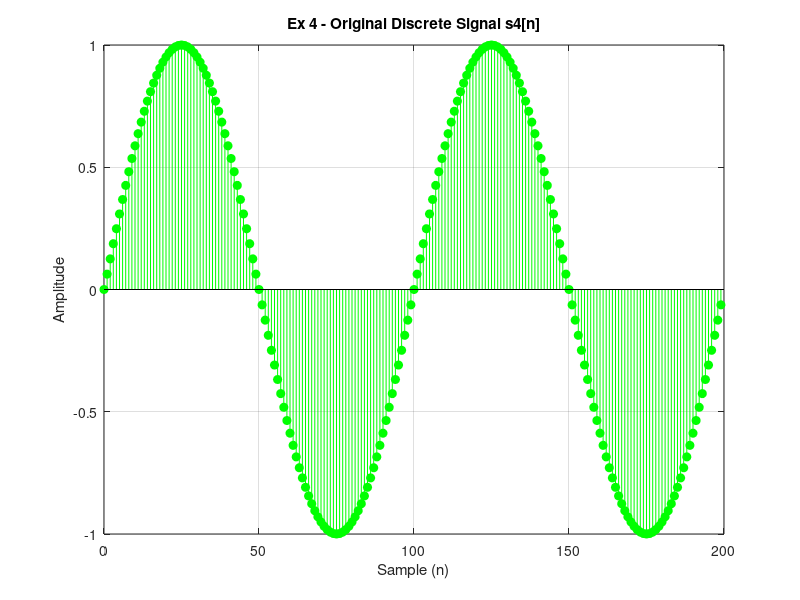
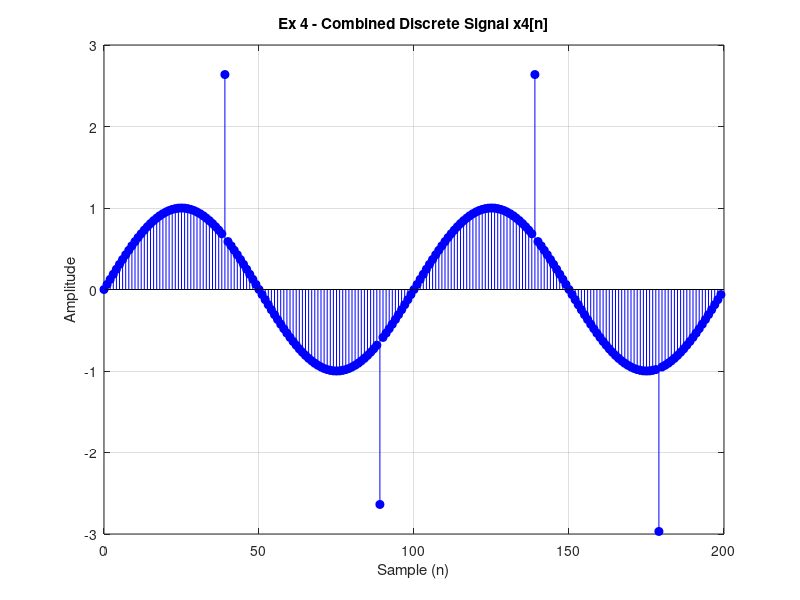
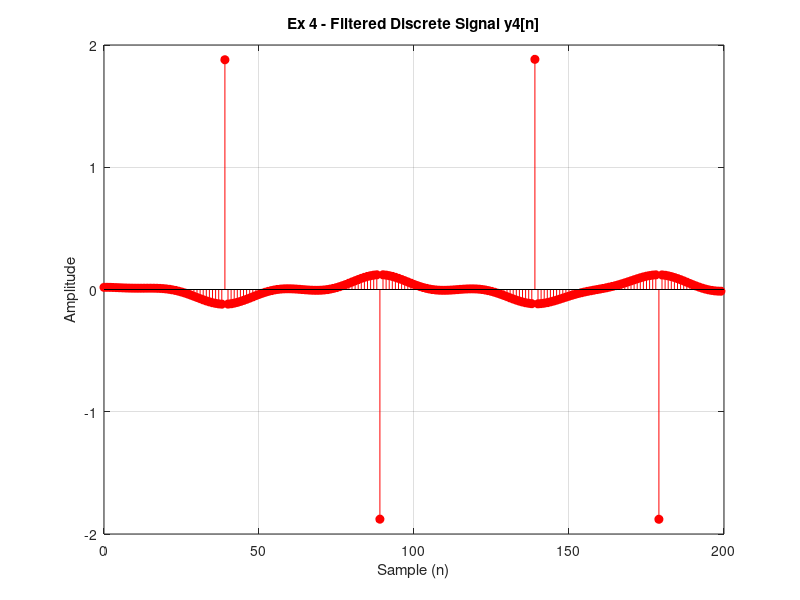
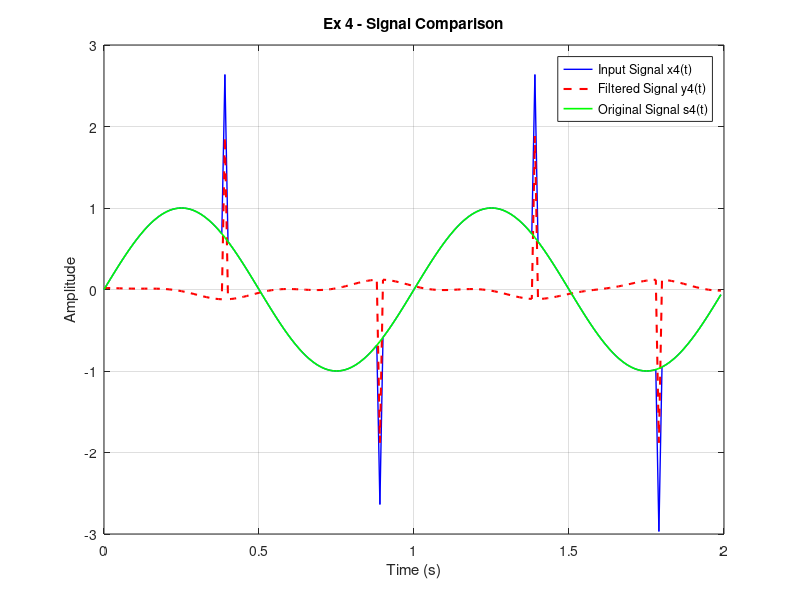

MATLAB code for these plots, in order:

clc; clear; close all;

% 1. กำหนดพารามิเตอร์และสัญญาณ
fs = 100;
T = 1/fs;
N = 200;
n = 0:N-1;
t = n * T;

s4 = sin(2*pi*1*t);                 % สัญญาณต้นฉบับความถี่ 1 Hz

noise4 = zeros(1, N);
noise4([40 90 140 180]) = [2 -2 2 -2]; % Spike Noise

x4 = s4 + noise4;                   % สัญญาณรวม

% 2. กรองสัญญาณด้วย High-Pass Filter
fc = 3;
[b, a] = butter(4, fc/(fs/2), 'high');
y4 = filtfilt(b, a, x4);

% --- Figure 1: สัญญาณต้นฉบับ ---
figure(1);
stem(n, s4, 'g', 'filled');
title('Ex 4 - Original Discrete Signal s4[n]');
xlabel('Sample (n)');
ylabel('Amplitude');
grid on;

% --- Figure 2: สัญญาณรวมที่มี Spike Noise ---
figure(2);
stem(n, x4, 'b', 'filled');
title('Ex 4 - Combined Discrete Signal x4[n]');
xlabel('Sample (n)');
ylabel('Amplitude');
grid on;

% --- Figure 3: สัญญาณหลังผ่านการกรอง ---
figure(3);
stem(n, y4, 'r', 'filled');
title('Ex 4 - Filtered Discrete Signal y4[n]');
xlabel('Sample (n)');
ylabel('Amplitude');
grid on;

% --- Figure 4: เปรียบเทียบสัญญาณทั้งหมด ---
figure(4);
plot(t, x4, 'b', 'LineWidth', 1);
hold on;
plot(t, y4, 'r--', 'LineWidth', 1.5);
plot(t, s4, 'g', 'LineWidth', 1.2);
hold off;

title('Ex 4 - Signal Comparison');
xlabel('Time (s)');
ylabel('Amplitude');
legend('Input Signal x4(t)', ...
    'Filtered Signal y4(t)', ...
    'Original Signal s4(t)');
grid on;
